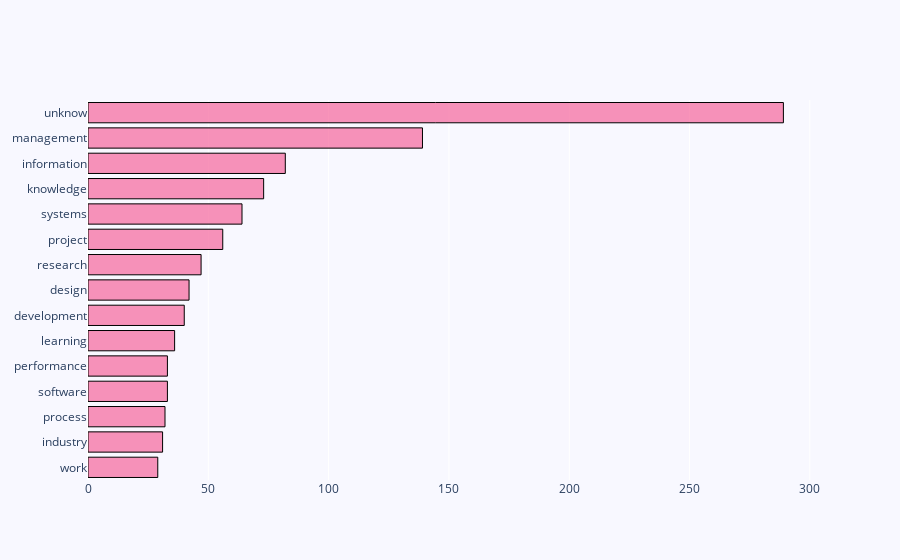

Write notebook code for a chart like this one.
### Code cell
# N-Grams
# Arguments: view       = 'notebook', 'browser' ('notebook' -> To plot in your prefered Notebook App. 'browser' -> To plot in your prefered browser window);
#            entry      = 'abs', 'title', 'kwa', or 'kwp'
#            n_grams    = An integer with size n (representing the most common groups of words with size n)
#            stop_words = A list of stopwords to clean the corpus. ['ar', 'bn', 'bg', 'cs', 'en', 'fi', 'fr', 'de', 'el', 'hi', 'he', 'hu', 'it', 'ja', 'ko',  'mr', 'fa', 'pl', 'pt-br', 'ro', 'ru', 'es', 'sv', 'sk', 'zh', 'th', 'uk'];
#                         'ar' = Arabic; 'bn' = Bengali; 'bg' = Bulgarian; 'cs' = Czech; 'en' = English; 'fi' = Finnish; 'fr' = French; 'de' = German; 'el' = Greek; 'he' = Hebrew;'hi' = Hindi; 'hu' = Hungarian; 'it' = Italian;
#                         'ja' = Japanese; 'ko' = Korean; 'mr' =  Marathi; 'fa' =  Persian; 'pl' =  Polish; 'pt-br' = Portuguese-Brazilian; 'ro' = Romanian; 'ru' = Russian; 'es' =  Spanish; 'sk' = Slovak; 'sv' = Swedish;
#                         'zh' = Chinese; 'th' = Thai; 'uk' = Ukrainian
#            rmv_custom_words  = A list of custom stopwords to clean the corpus
#             wordsn           = Number of N-Grams
bibfile.get_top_ngrams(view = 'notebook', entry = 'kwp', ngrams = 1, stop_words = ['en'], rmv_custom_words = [], wordsn = 15)

### Figure 1 — Plotly figure (JSON) as saved in the notebook; plotly's stock layout.template omitted (floating-point values rounded to 4 significant figures)
{"data": [{"marker": {"color": "rgba(246, 78, 139, 0.6)", "line": {"color": "black", "width": 1}}, "orientation": "h", "type": "bar", "x": [289, 139, 82, 73, 64, 56, 47, 42, 40, 36, 33, 33, 32, 31, 29], "y": ["unknow", "management", "information", "knowledge", "systems", "project", "research", "design", "development", "learning", "performance", "software", "process", "industry", "work"]}], "layout": {"paper_bgcolor": "rgb(248, 248, 255)", "plot_bgcolor": "rgb(248, 248, 255)", "yaxis": {"autorange": "reversed"}}}
